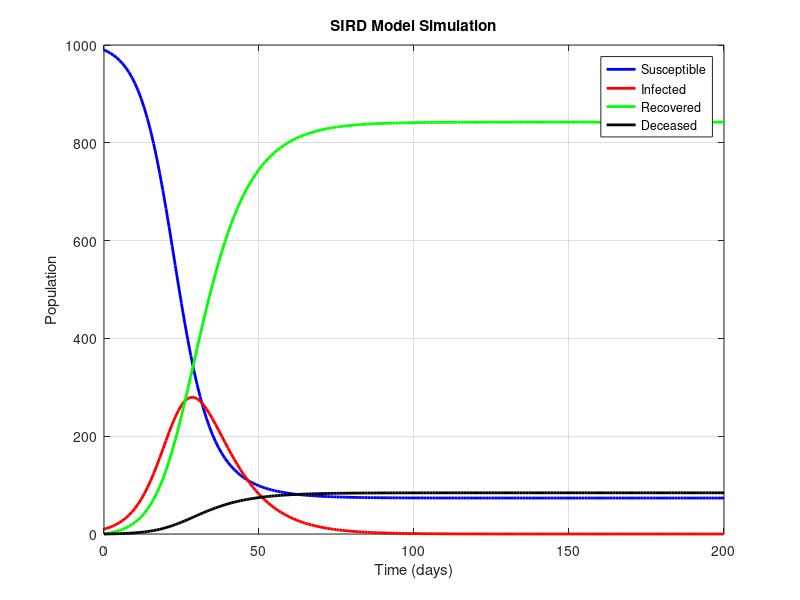

This chart was generated by the following MATLAB code:
% parameters
beta = 0.3;  % transmission rate
gamma = 0.1;  % tecovery rate
mu = 0.01;  % tortality rate
N = 1000;  % total population
I0 = 10;  % initial infected individuals
S0 = N - I0;  % initial susceptible individuals
R0 = 0;  % initial recovered individuals
D0 = 0;  % initial deceased individuals

% time settings
Tmax = 200;  % max time
dt = 1;  % time step
T = 0:dt:Tmax;

% initialize vectors
S = zeros(1, length(T));
I = zeros(1, length(T));
R = zeros(1, length(T));
D = zeros(1, length(T));

S(1) = S0;
I(1) = I0;
R(1) = R0;
D(1) = D0;

for t = 2:length(T)
    dS = -beta * S(t-1) * I(t-1) / N * dt;
    dI = (beta * S(t-1) * I(t-1) / N - gamma * I(t-1) - mu * I(t-1)) * dt;
    dR = gamma * I(t-1) * dt;
    dD = mu * I(t-1) * dt;

    S(t) = S(t-1) + dS;
    I(t) = I(t-1) + dI;
    R(t) = R(t-1) + dR;
    D(t) = D(t-1) + dD;
end


figure;
plot(T, S, '-b', 'LineWidth', 2);
hold on;
plot(T, I, '-r', 'LineWidth', 2);
plot(T, R, '-g', 'LineWidth', 2);
plot(T, D, '-k', 'LineWidth', 2);
xlabel('Time (days)');
ylabel('Population');
legend('Susceptible', 'Infected', 'Recovered', 'Deceased');
title('SIRD Model Simulation');
grid on;
